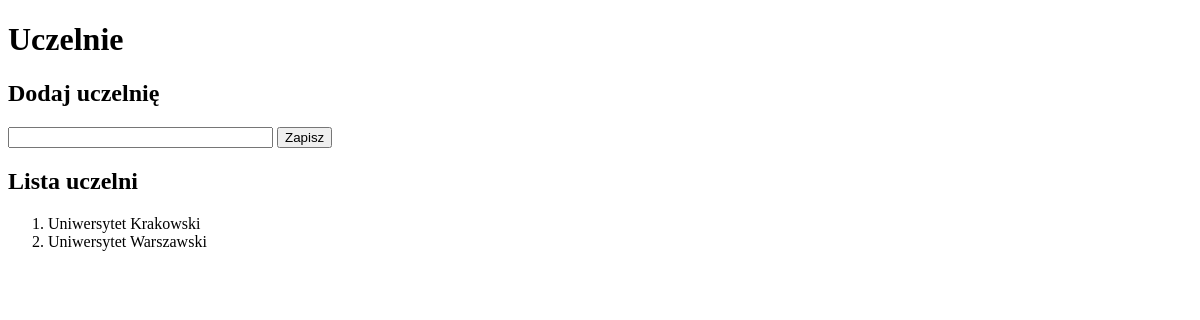
Page /studenci/uczelnie/ on the earlier database version.
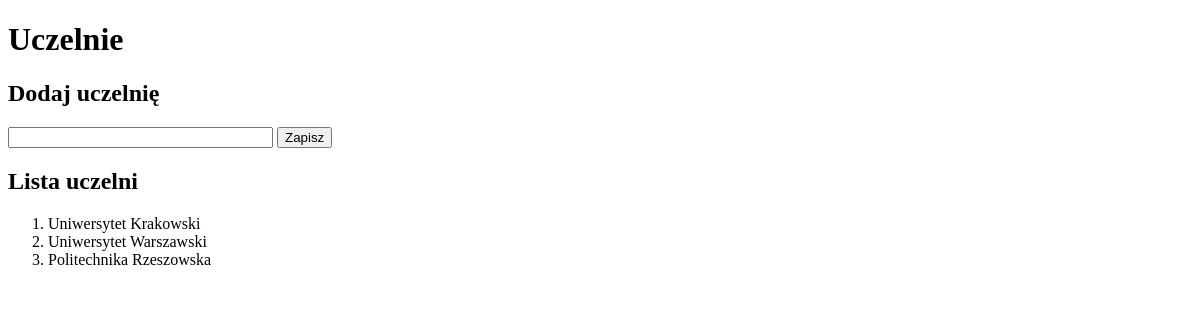
Same page on the later database version.
### studenci/models.py (models this page shows, shortened)
class Uczelnia(models.Model):
    nazwa = models.CharField(verbose_name='uczelnia', max_length=30)
    class Meta:
        verbose_name_plural = "uczelnie"

### studenci/views.py (the view, shortened to what this page needs)
# urls.py: path('uczelnie/', views.uczelnie, name='uczelnie'),
def uczelnie(request):
    uczelnie = Uczelnia.objects.all()
    kontekst = {'uczelnie': uczelnie}
    return render(request, 'studenci/uczelnie.html', kontekst)

### studenci/templates/studenci/uczelnie.html (shortened to what this page needs)
{% extends 'szablon.html' %}
{% block naglowek %}Uczelnie{% endblock naglowek %}
{% block tresc %}
<h2>Dodaj uczelnię</h2>
    <form action="." method="POST">
        <input type="text" name="nazwa" size="30" maxlength="30">
        <input type="submit" value="Zapisz">
    </form>
<h2>Lista uczelni</h2>
<ol>
    {% for uczelnia in uczelnie %}
        <li>{{ uczelnia.nazwa }}</li>
    {% endfor %}
</ol>
{% endblock tresc %}

Differences in the rows shown:
added Uczelnia: nazwa "Politechnika Rzeszowska"
